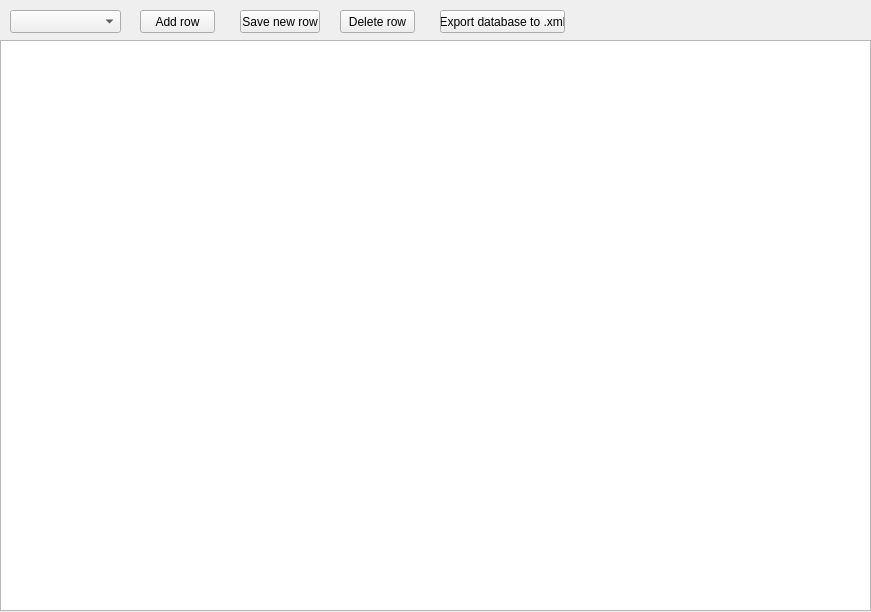
<?xml version="1.0" encoding="UTF-8"?>
<ui version="4.0">
 <class>MainWindow</class>
 <widget class="QMainWindow" name="MainWindow">
  <property name="geometry">
   <rect>
    <x>0</x>
    <y>0</y>
    <width>871</width>
    <height>612</height>
   </rect>
  </property>
  <property name="minimumSize">
   <size>
    <width>871</width>
    <height>612</height>
   </size>
  </property>
  <property name="maximumSize">
   <size>
    <width>871</width>
    <height>612</height>
   </size>
  </property>
  <property name="windowTitle">
   <string>MainWindow</string>
  </property>
  <widget class="QWidget" name="centralwidget">
   <widget class="QTableView" name="tableView">
    <property name="geometry">
     <rect>
      <x>0</x>
      <y>40</y>
      <width>871</width>
      <height>571</height>
     </rect>
    </property>
   </widget>
   <widget class="QComboBox" name="comboBox">
    <property name="geometry">
     <rect>
      <x>10</x>
      <y>10</y>
      <width>111</width>
      <height>23</height>
     </rect>
    </property>
   </widget>
   <widget class="QPushButton" name="pushButton">
    <property name="geometry">
     <rect>
      <x>140</x>
      <y>10</y>
      <width>75</width>
      <height>23</height>
     </rect>
    </property>
    <property name="text">
     <string>Add row</string>
    </property>
   </widget>
   <widget class="QPushButton" name="pushButton_2">
    <property name="geometry">
     <rect>
      <x>340</x>
      <y>10</y>
      <width>75</width>
      <height>23</height>
     </rect>
    </property>
    <property name="text">
     <string>Delete row</string>
    </property>
   </widget>
   <widget class="QPushButton" name="pushButton_3">
    <property name="geometry">
     <rect>
      <x>440</x>
      <y>10</y>
      <width>125</width>
      <height>23</height>
     </rect>
    </property>
    <property name="text">
     <string>Export database to .xml</string>
    </property>
   </widget>
   <widget class="QPushButton" name="pushButton_4">
    <property name="geometry">
     <rect>
      <x>240</x>
      <y>10</y>
      <width>80</width>
      <height>23</height>
     </rect>
    </property>
    <property name="text">
     <string>Save new row</string>
    </property>
   </widget>
  </widget>
 </widget>
 <resources/>
 <connections/>
</ui>
